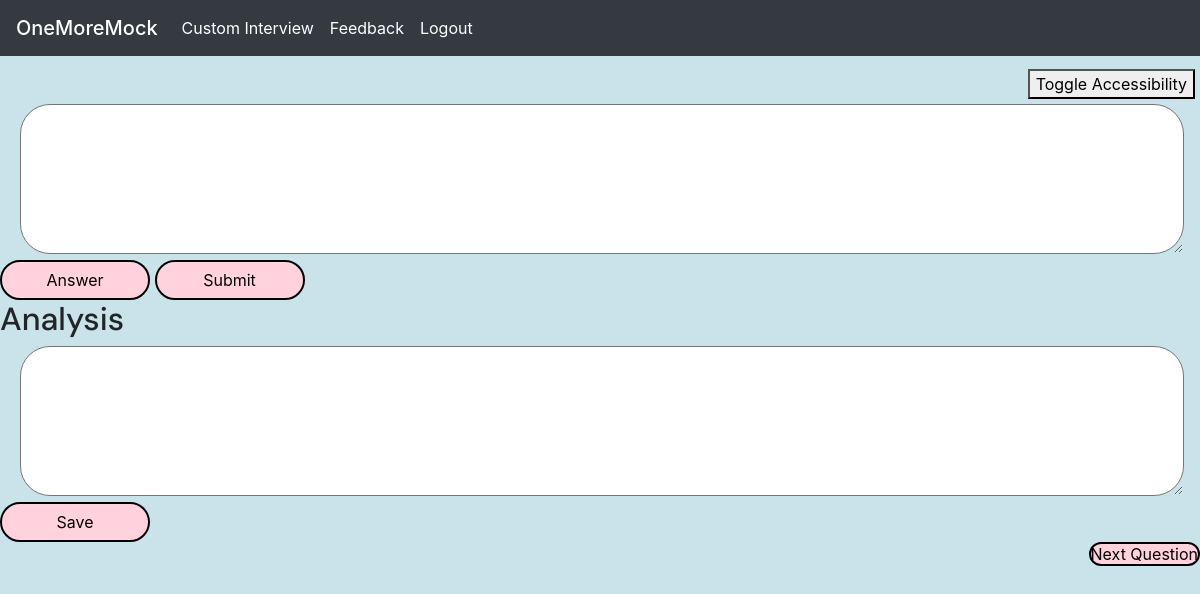
/user/homepage (signed in), run on an earlier commit of the app's database.
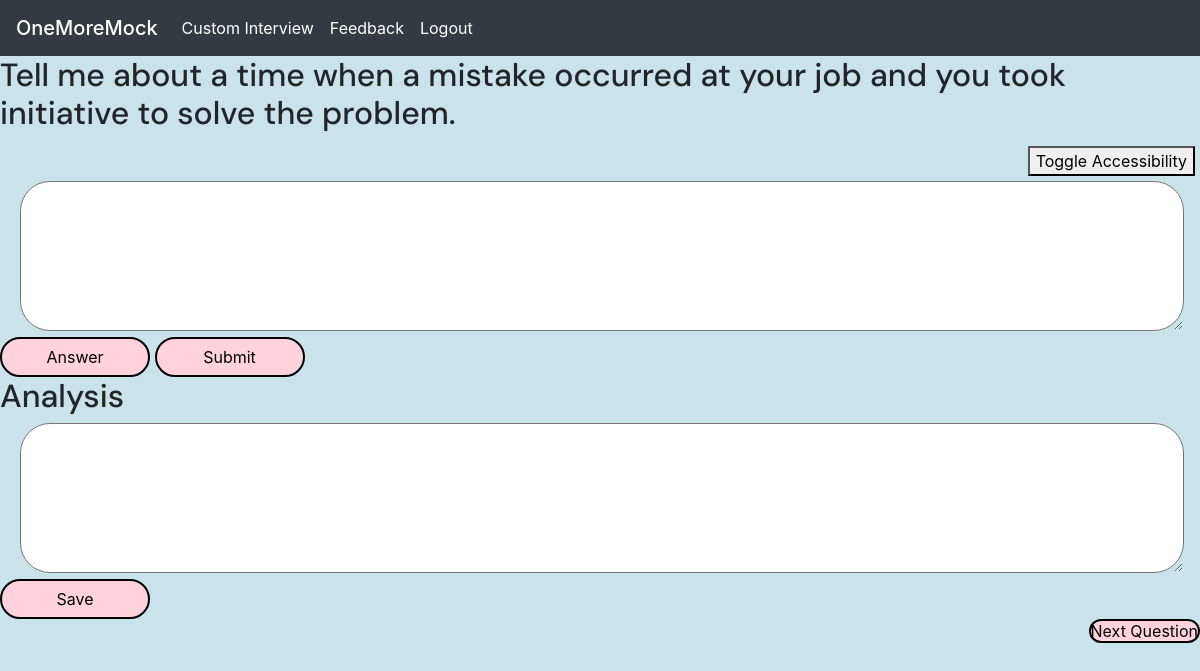
And on a later commit of the database.
### mainpage/models.py (models this page shows)
class Questions(models.Model):
    question = models.CharField(max_length=255, unique=True, primary_key=True)
    skill = models.CharField(max_length=255)
    model_answer = models.CharField(max_length=2000)
    type = models.CharField(max_length=40)

### mainpage/views.py (the view, shortened to what this page needs)
# urls.py: path("homepage", views.homepage, name="homepage"),
def homepage(request):
    accessibility = request.session.get('accessibility')
    username = request.session.get('username')
    random_question = get_random_question()
    if accessibility == 'yes' and request.method == 'GET':
        text_to_speech(random_question.question)
    return render(request, "mainpage.html", {'random_question': random_question,'username': username})

### mainpage/views.py (called while the page is built)
def get_random_question():
    count = Questions.objects.count()
    if count > 0:
        random_offset = random.randint(0, count - 1)
        random_question = Questions.objects.all()[random_offset]
    else:
        random_question = "Cannot display question"
    return random_question

### mainpage/templates/mainpage.html (shortened to what this page needs)
{% extends "base.html" %}
{% load static %}
{% block content %}
<link rel="stylesheet" type="text/css" href="{% static 'mainstyle.css' %}">
{% if username %}
    {% if random_question %}
        <h2 class ="textstyle">{{ random_question.question }}</h2>
    {% else %}
        <h2 class ="textstyle">Feedback</h2>
    {% endif %}
    <div class = "AccessToggleButton">
        <form method="POST" action="{% url 'accessibilityMainpage' %}">
            <button type="submit">Toggle Accessibility</button>
        </form>
    </div>
    <form method="POST">
        <textarea id="the_form" class="response_textareas" type="text" name="user_ans"></textarea>
        <br>
        <input id = "the_button" class="the_button" type="button" value="Answer">
        <input class="the_button" type="submit" value="Submit">
    </form>
    <h2 class ="textstyle">Analysis</h2>
        <form id="response_form" method="post">
            <textarea id="response_textarea" class="response_textareas" name="response">{{ analysis_content }}</textarea>
            <br>
            <button class="the_button" type="submit" name="save_feedback">Save</button>
        </form>
        <form method="GET">
            <div id="buttonCustomPosition">
                <a href="{% url 'homepage' %}" class="the_button">Next Question</a>
            </div>
        </form>
{% else %}
    <h2 class ="textstyle">You need to login</h2>
{% endif %}
{% endblock %}

### myauth/templates/base.html (shortened to what this page needs)
<!DOCTYPE html>
<html lang="en">
<head>
  <link rel="stylesheet" href="https://cdn.jsdelivr.net/npm/bootstrap@4.0.0/dist/css/bootstrap.min.css">
</head>
<body>
  <nav class="navbar navbar-expand-lg navbar-dark bg-dark">
    {% if username %}
      <a class="navbar-brand mb-0 h1" href="homepage">OneMoreMock</a>
    {% else %}
      <a class="navbar-brand mb-0 h1" href="/">OneMoreMock</a>
    {% endif %}
    <div class="collapse navbar-collapse" id="navbarSupportedContent">
      <ul class="navbar-nav mr-auto">
        {% if username %}
          <li class="nav-item active">
            <a class="nav-link" href="custominterviewpage">Custom Interview <span class="sr-only">(current)</span></a>
          </li>
          <li class="nav-item active">
            <a class="nav-link" href="yourfeedback">Feedback <span class="sr-only">(current)</span></a>
          </li>
          <li class="nav-item active">
            <a class="nav-link" href="logout">Logout <span class="sr-only">(current)</span></a>
          </li>
        {% endif %}
      </ul>
    </div>
  </nav>
  {% block content %}{% endblock %}
</body>
</html>

### mainpage/static/mainstyle.css (style rules this page uses)
body { background-color: #cae3ea }
.the_button { background: #FFD2DD; width: 150px; border: none; outline: none; color: black; height: 40px; border-radius: 30px; border: 2px solid black; cursor: pointer; }
.response_textareas { position: relative; background: white; padding: 20px; color: black; border-radius: 30px; margin-left: 20px; font-size: 20px; font-family: sans-serif; list-style: none; width: 97%; height: 150px; }
.textstyle { font-family: 'DM Sans'; }
.AccessToggleButton { text-align: right; padding: 5px; }
#buttonCustomPosition { text-align: right; }

What changed in the data, as far as the page shows it:
added Questions: question "Tell me about a time when a mistake occurred at your job and you took initiative to solve the problem."
